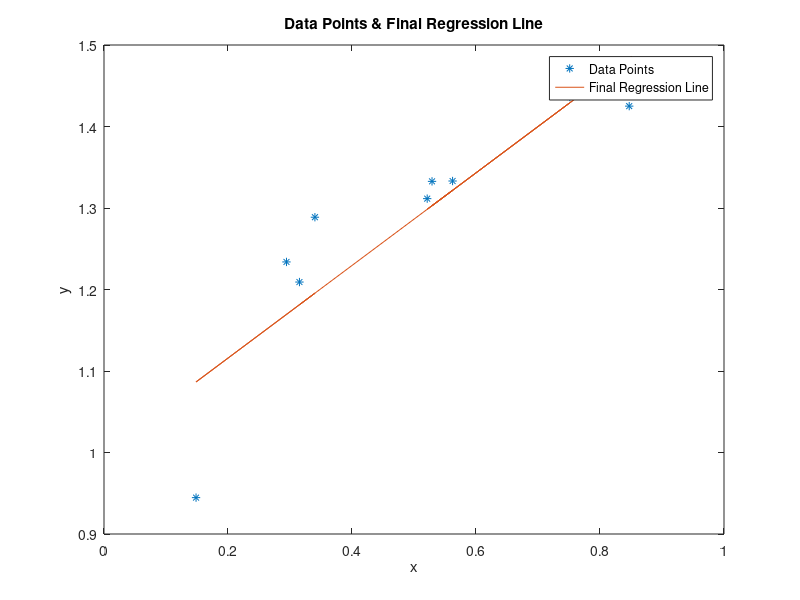
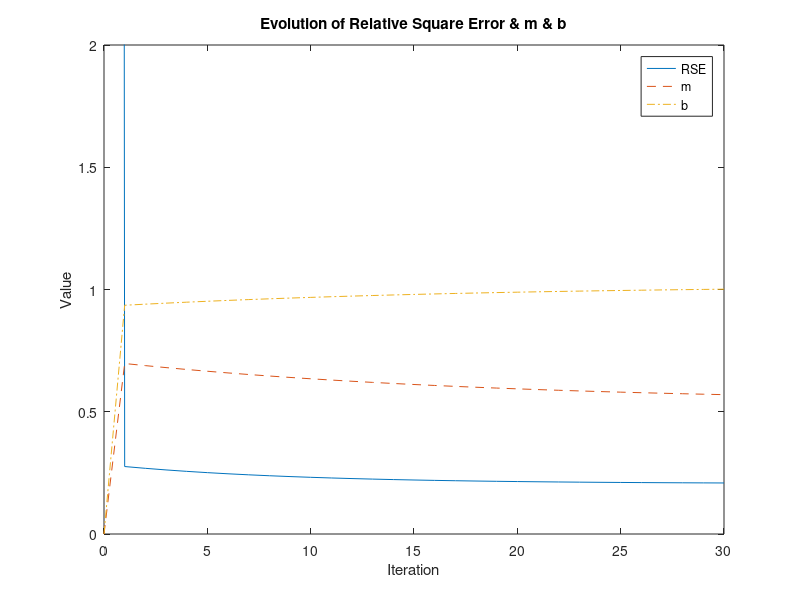

These charts were generated, in order, by the following MATLAB code:
% Assignment 1, coded by Yang Wang, B00711141
cIterations = 30;

x = rand(1, 10);
y = 0.5 * x + 1 + 0.1 * randn(size(x));
% according to the code, the regression target should be y = 0.5 * x + 1.

mList = 1: 1: cIterations + 1;
bList = 1: 1: cIterations + 1;
RSEs = 1: 1: cIterations + 1;
m = 0; b = 0;

for i = 1: cIterations + 1
    mList(1, i) = m;
    bList(1, i) = b;
    yr = m .* x + b; ye = mean(y);
    rse = sum((y - yr) .^ 2) ./ sum((y - ye) .^ 2);
    % I can't figure out what exactly a "relative mean square error is via
    % Google. Here I intend to compute a "relative square error" instead of
    % a "mean square error".
    RSEs(1, i) = rse;
    
    m = m + 0.1 .* sum((y - m .* x - b) .* x);
    b = b + 0.1 .* sum(y - m .* x - b);
end

figure(1);
plot(x, y, '*', x, m .* x + b);
title('Data Points & Final Regression Line');
xlabel('x'); ylabel('y');
legend('Data Points', 'Final Regression Line');

figure(2);
vsed = 0: 1: cIterations;
plot(vsed, RSEs, '-', vsed, mList, '--', vsed, bList, '-.');
title('Evolution of Relative Square Error & m & b');
xlabel('Iteration'); ylabel('Value');
legend('RSE', 'm', 'b');
axis([0 30 0 2]);